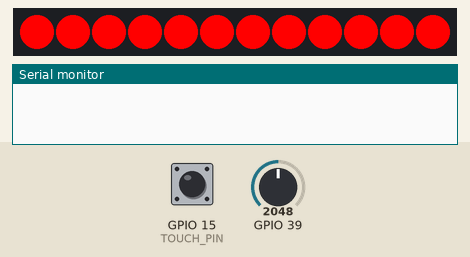
Recording of a sketch running on a simulated ESP32. Shown: 12 RGB LEDs in strip order, left to right, the last lines printed to the serial monitor. The test bench sets the inputs (shaded band); at power-on: GPIO 15 (TOUCH_PIN) HIGH, GPIO 39 = 2048. Dim RGB values are drawn brighter than linear.

Above: at 0.1 s.
At 5.92 s:
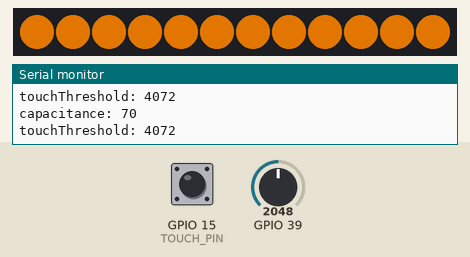
At 9.94 s:
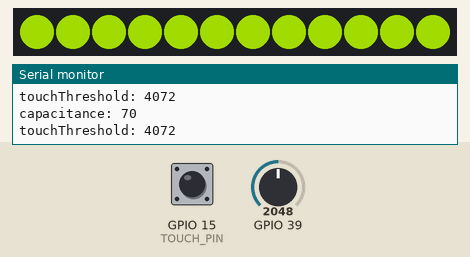
At 19.98 s:
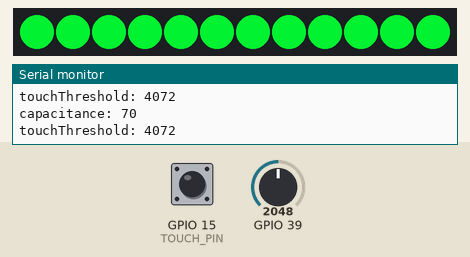
At 28.41 s:
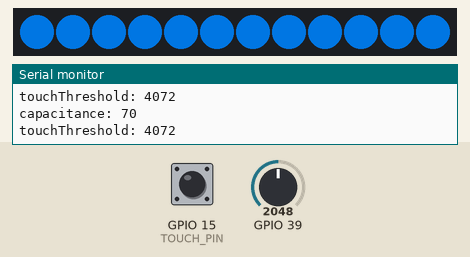
At 39.86 s:
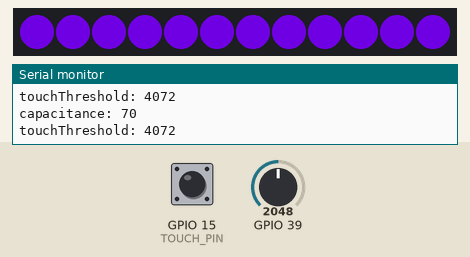

The sketch:

ignite_lanterns.ino
```cpp
#include <Adafruit_NeoPixel.h>

#define PIXEL_PIN    6
#define PIXEL_COUNT 12

#define TOUCH_PIN 15

//int touchThreshold = 1200;
int cycleSpeed = 200;
bool whiteModeOn = false;

Adafruit_NeoPixel strip = Adafruit_NeoPixel(PIXEL_COUNT, PIXEL_PIN, NEO_GRB + NEO_KHZ800);

void setup() {
  Serial.begin(115200);
  strip.begin();
  pinMode(A3, INPUT);
}

void loop() {

  uint32_t color;

  for(color=0; color<256; color++) { // foreach color
    if(whiteModeOn) {
      // override cycle color with white
      colorFill(strip.Color(255,255,255));
    } else {
      colorFill(Wheel(color));
    }
    delay(cycleSpeed);
    setMode();
  }

}

bool amBeingTouched() {
  int val = touchRead(TOUCH_PIN);
  Serial.print("capacitance: ");
  Serial.println(val);
  int touchThreshold = analogRead(A3)*1.5+1000;
  Serial.print("touchThreshold: ");
  Serial.println(touchThreshold);
  return (val > touchThreshold) ? true : false;
}

void setMode() {

  if(amBeingTouched()) {
    //Serial.println("Touched!");
    whiteModeOn = !whiteModeOn;
  }

}

void colorFill(uint32_t c) {
  // flood all pixels with a color
  for(uint16_t i=0; i<strip.numPixels(); i++) {
    strip.setPixelColor(i, c);
  }
  strip.show();
}

uint32_t Wheel(byte WheelPos) {
  // map int 0->255 to color red->red
  WheelPos = 255 - WheelPos;
  if(WheelPos < 85) {
    return strip.Color(255 - WheelPos * 3, 0, WheelPos * 3);
  }
  if(WheelPos < 170) {
    WheelPos -= 85;
    return strip.Color(0, WheelPos * 3, 255 - WheelPos * 3);
  }
  WheelPos -= 170;
  return strip.Color(WheelPos * 3, 255 - WheelPos * 3, 0);
}
```
